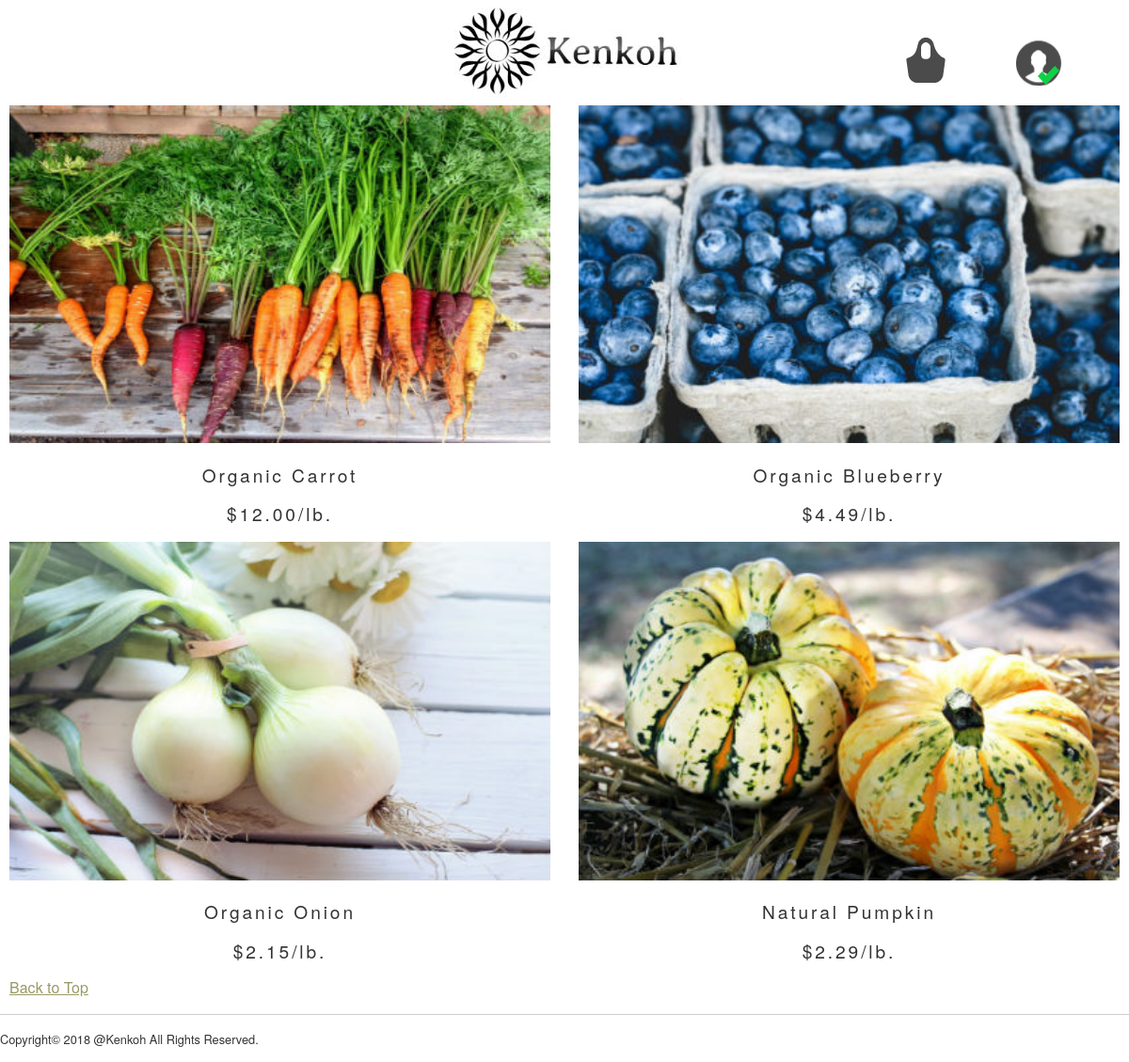
The page /shop/shop/shop_list.php?pro_category=1 (signed in) on the database its author committed.
### tables this page shows
CREATE TABLE `mst_product` (
  `code` int(11) NOT NULL,
  `name` varchar(50) NOT NULL,
  `price` int(10) NOT NULL,
  `unit_code` int(11) NOT NULL,
  `image` varchar(150) NOT NULL,
  `category_code` int(11) NOT NULL
);

### shop/lib/dbmodel.php (called while the page is built, shortened)
<?php
class DbModel{
public function getListByCategory($category){
	try{
    $db = new PDO(DSN, DB_USER, DB_PWD);
    $db->setAttribute(PDO::ATTR_ERRMODE, PDO::ERRMODE_EXCEPTION);
    $sql = 'SELECT p.code, p.name, p.price, u.name as unit, p.image,c.name as category FROM mst_product p
    LEFT JOIN mst_category c ON p.category_code = c.code
    LEFT JOIN mst_unit u ON p.unit_code = u.code
    WHERE c.code=? ';
    $data[] = $category;
    $stmt = $db->prepare($sql);
    $stmt->execute($data);
    $list = $stmt->fetchAll(PDO::FETCH_ASSOC);
    } catch(PDOException $e){
    	header('Content-Type: text/plain; charset=UTF-8', true, 500);
        exit($e->getMessage());
    }
    return $list;
}
}

### shop/lib/p.php (the view)
<?php
class p{
  public static $encoding = 'UTF-8';
  public static function h($str)
  {
    echo htmlspecialchars($str, ENT_QUOTES, static::$encoding);
  }
}
?>

### shop/shop/shop_list.php (shortened to what this page needs)
<?php
require_once '../lib/p.php';
require_once '../lib/dbmodel.php';
$dir = '../../images/upload/';
if(isset($_GET['pro_category'])){
	$category= htmlspecialchars($_GET['pro_category'], ENT_QUOTES, 'UTF-8');
    $dbModel = new DbModel();
    $list = $dbModel->getListByCategory($category);
}
?>
<!DOCTYPE html>
<html lang="en">
<head>
	<link rel="stylesheet" href="../common/css/normalize.css">
	<link rel="stylesheet" href="../common/css/style.css">
</head>
<body>
<div id="page">
	<header id="pageHeader" role='banner'>
			<h1 class='siteLogo'>
				<a href="../index.php"><img src="../images/logo_nav.jpg"></a>
			</h1>
			<nav class="navi" role='navigation'>
				<ul>
				<li class="cartLogo">
				   <a href="./shop_cart.php"><img src="../images/icon/cart.png"></a>
			    </li>
			    <li class="loginLogo">
			    	<a href="javascript:void(0)" ><img src="../images/icon/logout.png" id='logout-aside'></a>
			    </li>
			</ul>
			</nav>
	</header>
<div id="pageBody">
	<section class='prolist'>
		<?php foreach($list as $row): ?>
			<div class='prodisplay'>
				<form method='post' action='shop_detail.php'>
					<input class='img' type='image' src="<?php p::h($dir); ?><?php p::h($row['image']); ?>" />
				</form>
					<p><?php P::h($row['name']) ?></p>
					<p>$<?php P::h(number_format($row['price']/100,2)) ?>/<?php P::h($row['unit']) ?></p>
			 </div>
        <?php endforeach; ?>
	</section>
	<a href="../index.php">Back to Top</a>
</div>
<footer id="pageFooter">
		<P id="copyright"><small>Copyright&copy; 2018 @Kenkoh All Rights Reserved.</small></P>
</footer>
</div>
</body>
</html>

### shop/common/css/style.css (style rules this page uses)
html { font-family: "Helvetica Neue", "Arial", "Meiryo"; height: 100%; width: 100%; }
body { color: #333333; width: 100%; height: 100%; margin:0; padding: 0; }
a { color: #999966; }
ul li { list-style-type: none; }
#page { width: 100%; position: relative; height: auto !important; height: 100%; min-height: 100%; margin: 0; }
#pageHeader { width: 100%; background-color: #ffffff; z-index: 1; margin: 0; padding: 0; position: relative; }
#pageHeader .siteLogo { width: 60%; margin-left: 20%; display: block; text-align: center; float: left; margin-top:0; margin-bottom: 0; vertical-align: bottom; }
#pageHeader .navi { float:right; width: 20%; }
#pageHeader .navi ul { margin: 0; padding: 0; vertical-align: bottom; }
#pageHeader .loginLogo { width: 48%; height: 30px; position: relative; display: inline-block; margin: 0; vertical-align: bottom; }
#pageHeader .loginLogo #login-aside, #pageHeader .loginLogo #logout-aside { position: absolute; bottom: 0; left: 0; display: none; }
#pageHeader .cartLogo { width: 48%; position: relative; padding-top:40px; margin-left:0; margin-right: 0; display: inline-block; }
#pageHeader::after { content: ""; clear: both; display: block; }
#pageBody { padding-left: 10px; padding-right: 10px; padding-bottom: 70px; }
#pageBody .prolist .img { width: 100%; height: auto; }
#pageBody .prolist .prodisplay p { text-align: center; font-size: 1.2em; letter-spacing: 0.15em; }
#pageBody::after { content: ""; clear: both; display: block; }
#pageFooter { width: 100%; position: absolute; bottom: 0; border-top: solid 1px #CCCCCC; height: 50px; }
#copyright small { font-size: 0.8em; line-height: 1.0; }
@media (min-width: 600px) { #pageBody .prolist::after { content: ""; clear: both; display: block; } }
@media (min-width: 600px) { #pageBody .prolist .prodisplay { float: left; width: 50%; } }
@media (min-width: 600px) { #pageBody .prolist .prodisplay:nth-child(odd) { padding-right: 15px; -moz-box-sizing: border-box; -webkit-box-sizing: border-box; box-sizing: border-box; } }
@media (min-width: 600px) { #pageBody .prolist .prodisplay:nth-child(even) { padding-left: 15px; -moz-box-sizing: border-box; -webkit-box-sizing: border-box; box-sizing: border-box; } }

### rows shown on the page
mst_product: name "Organic Carrot 12.00 lb."
mst_product: name "Organic Blueberry 4.49 lb."
mst_product: name "Organic Onion 2.15 lb."
mst_product: name "Natural Pumpkin 2.29 lb."
